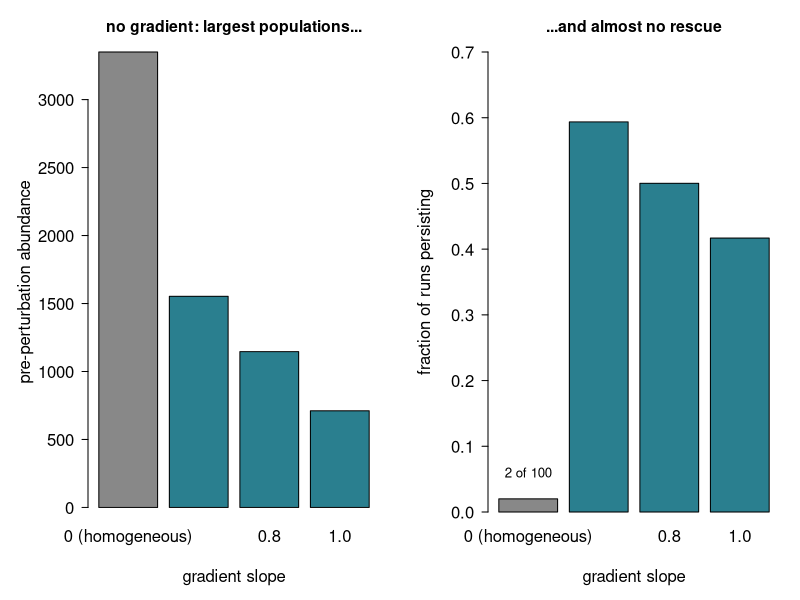
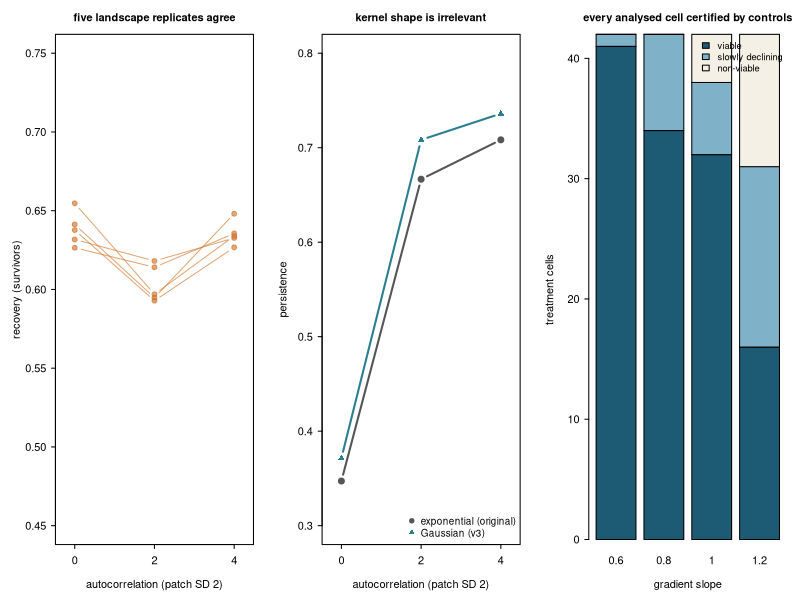

These figures' R source, in order:
#!/usr/bin/env Rscript
## Fig 5: without a gradient there is no rescue. Fig 6: robustness composite.
f5 <- read.csv("fig5_data.csv")
pdf("fig5_homogeneous_v3.pdf", width=8.4, height=3.9)
par(mfrow=c(1,2), mar=c(4.4,4.4,2.6,1), mgp=c(2.7,.7,0), tcl=-.3, las=1)
cols <- c("#888888","#2a7f8f","#2a7f8f","#2a7f8f")
bp <- barplot(f5$baseline, names.arg=f5$slope, col=cols, ylab="pre-perturbation abundance",
        xlab="gradient slope", main="no gradient: largest populations...", cex.main=.95)
bp <- barplot(f5$persistence, names.arg=f5$slope, col=cols, ylim=c(0,0.7),
        ylab="fraction of runs persisting", xlab="gradient slope",
        main="...and almost no rescue", cex.main=.95)
text(bp[1], f5$persistence[1]+0.04, "2 of 100", cex=.8)
dev.off()
cat("wrote fig5\n")

dr <- read.csv("fig6_draws.csv"); kn <- read.csv("fig6_kernel.csv")
vb <- read.csv("viability_final.csv")
pdf("fig6_robustness_v3.pdf", width=10.5, height=3.6)
par(mfrow=c(1,3), mar=c(4.2,4.2,2.6,1), mgp=c(2.5,.7,0), tcl=-.3, las=1)
plot(NA, xlim=c(-.3,4.3), ylim=c(.45,.75), xaxt="n", xlab="autocorrelation (patch SD 2)",
     ylab="recovery (survivors)", main="five landscape replicates agree", cex.main=1)
axis(1,c(0,2,4))
for (w in unique(dr$draw)) { q<-dr[dr$draw==w,]; lines(q$ac,q$recover,type="b",pch=19,col=adjustcolor("#d1762f",.65)) }
plot(NA, xlim=c(-.3,4.3), ylim=c(.3,.8), xaxt="n", xlab="autocorrelation (patch SD 2)",
     ylab="persistence", main="kernel shape is irrelevant", cex.main=1)
axis(1,c(0,2,4))
for (k in 0:1) { q<-kn[kn$kernel==k,]; q<-q[order(q$cond),]
  lines(c(0,2,4),q$persist,type="b",pch=c(19,17)[k+1],lwd=2,col=c("#555555","#2a7f8f")[k+1]) }
legend("bottomright",bty="n",pch=c(19,17),col=c("#555555","#2a7f8f"),
       legend=c("exponential (original)","Gaussian (v3)"),cex=.9)
v <- vb[vb$slope %in% c(.6,.8,1,1.2),]
tab <- table(factor(v$slope), factor(v$klass, levels=c("viable","declining","non-viable")))
barplot(t(tab), beside=FALSE, col=c("#1d5a73","#7fb2c9","#f4f0e6"),
        xlab="gradient slope", ylab="treatment cells", main="every analysed cell certified by controls", cex.main=1)
legend("topright",bty="n",fill=c("#1d5a73","#7fb2c9","#f4f0e6"),
       legend=c("viable","slowly declining","non-viable"),cex=.85)
dev.off()
cat("wrote fig6\n")
